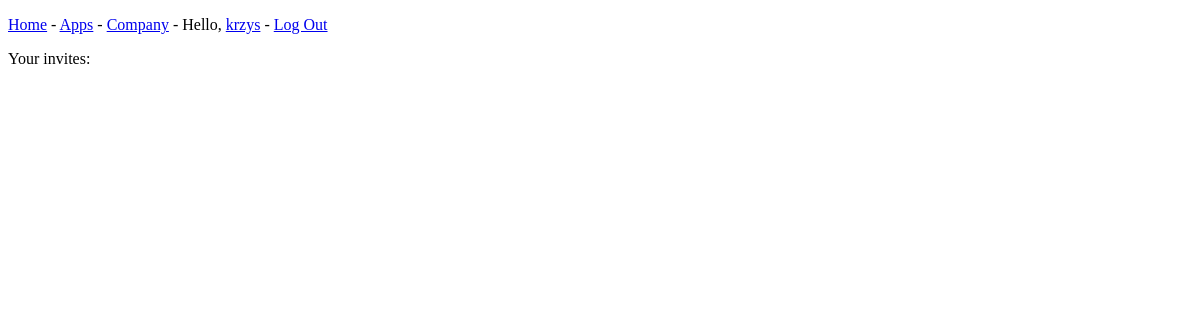
Page /company_invitations (signed in) on the earlier database version.
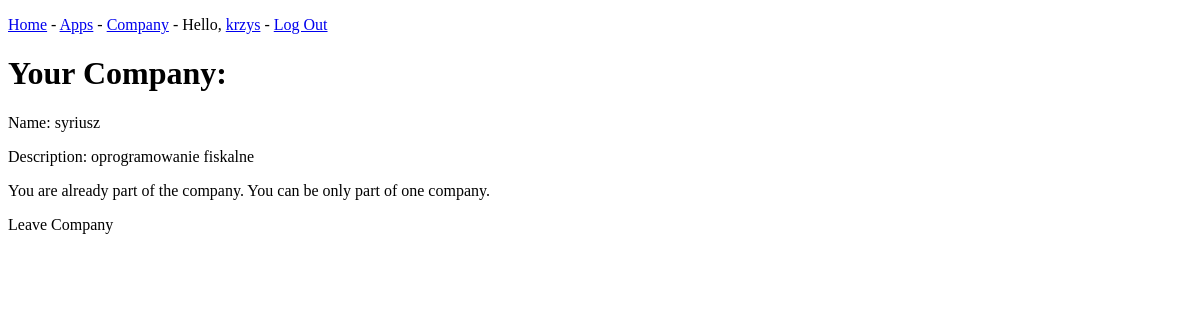
Same page on the later database version.
### AppFixB1/models.py (models this page shows, shortened)
class Company(models.Model):
    name = models.CharField(max_length=255)
    description = models.TextField()
    owner = models.ForeignKey(User, on_delete=models.CASCADE)

### AppFixB1/views.py (the view, shortened to what this page needs)
# urls.py: path('company_invitations', views.company_invitations, name = 'company_invitations')
def company_invitations(request):
    user = request.user
    user_company = UserCompany.objects.filter(user=user).first()
    context = {}
    if user_company:
        company = user_company.company
        context['company'] = company
    else:
        invitations = Invitation.objects.all()
        context['invitations'] = invitations
    return render(request, 'company_invitations.html',context)

### templates/company_invitations.html (shortened to what this page needs)
<!DOCTYPE html>
<html lang="en">
<head>
</head>
<body>
{% extends "base.html" %}
{% block content %}
   {% if company %}
    <h1>Your Company:</h1>
    <p>Name: {{ company.name }}</p>
    <p>Description: {{ company.description }}</p>
       <p>You are already part of the company. You can be only part of one company.</p>
       <a>Leave Company</a>
{% else %}
       <p>Your invites:</p>
{% endif %}
{% endblock content %}

Differences in the rows shown:
added Company: name "syriusz", description "oprogramowanie fiskalne"
Other differences:
text no longer shown: "Your invites:"
text now shown: "Your Company: Name: Description: You are already part of the company. You can be only part of one company. Leave Company"
